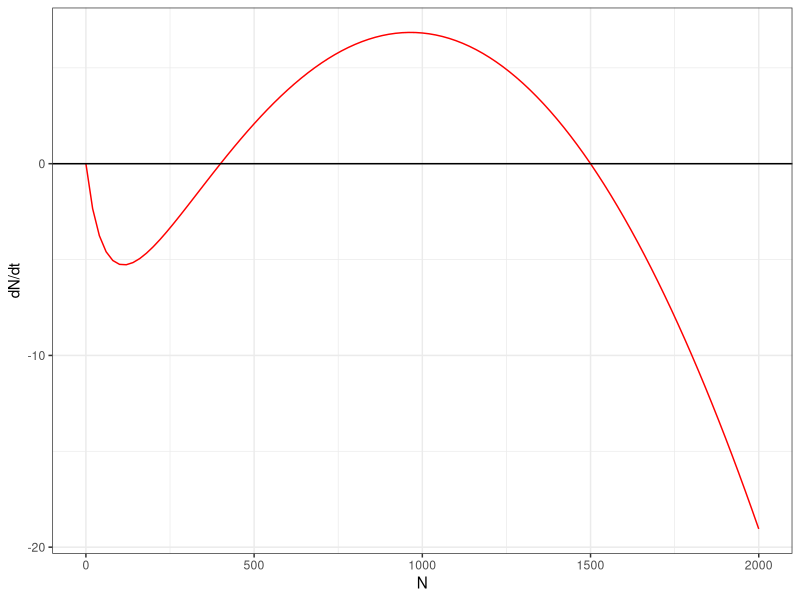
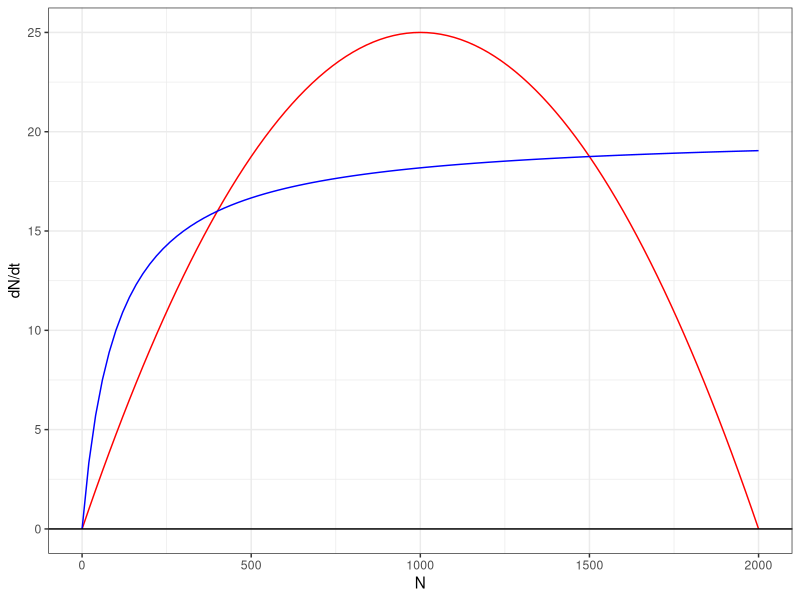
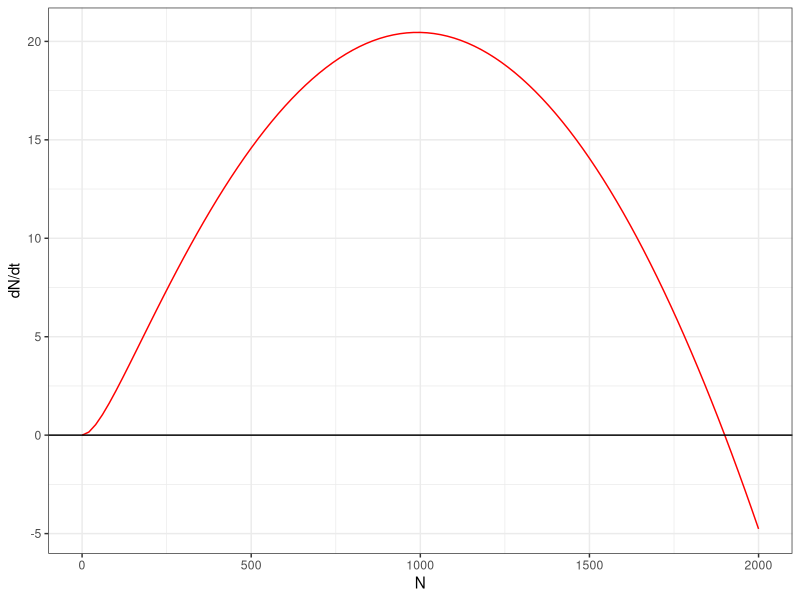
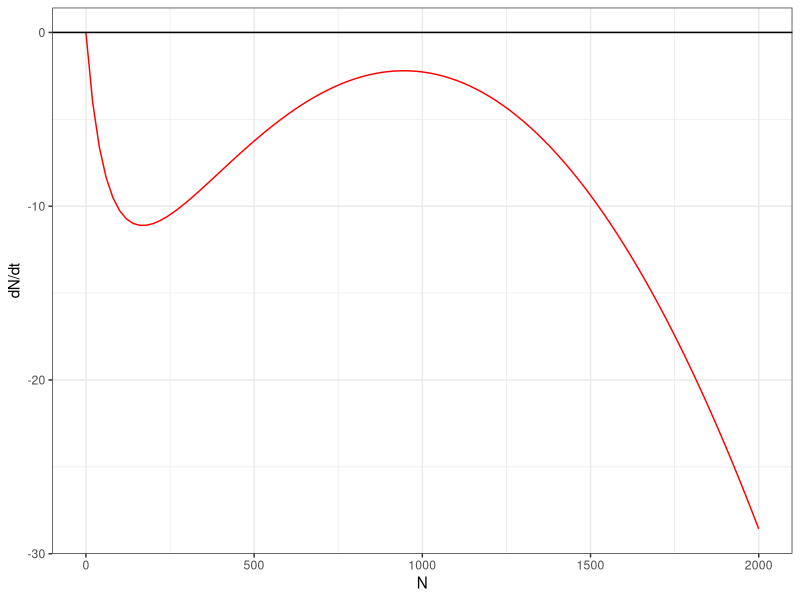

R code for these plots, in order:
## ---- chunk 1
knitr::opts_chunk$set(echo = TRUE)

library(tidyverse)
library(Deriv)

## ---- chunk 2

#create the model
r <- 0.05
K <- 2000
P <- 4
a <- 0.05
h <- 0.2
function1 <- function(N) (r*N)*(1-(N/K))-((P*a*N)/(1+(a*h*N)))

#plot it
function1_plot <- ggplot(data.frame(N = 0:2000), aes(x = N)) +
  stat_function(fun = function1, color = "red") +
  geom_hline(yintercept = 0) +
  theme_bw()+
  ylab("dN/dt")

function1_plot


## ---- chunk 3

r <- 0.05
K <- 2000
P <- 4
a <- 0.05
h <- 0.2

function2 <- function(N) (r*N)*(1-(N/K))
function3 <- function(N) ((P*a*N)/(1+(a*h*N)))

function2_plot <- ggplot(data.frame(N = 0:2000), aes(x = N)) +
  stat_function(fun = function2, color = "red") +
  stat_function(fun = function3, color = "blue") +
  geom_hline(yintercept = 0) +
  theme_bw()+
  ylab("dN/dt")

function2_plot



## ---- chunk 4
########## P = 1
r <- 0.05
K <- 2000
P <- 1
a <- 0.05
h <- 0.2

function4 <- function(N) (r*N)*(1-(N/K))-((P*a*N)/(1+(a*h*N)))

function3_plot <- ggplot(data.frame(N = 0:2000), aes(x = N)) +
  stat_function(fun = function4, color = "red") +
  geom_hline(yintercept = 0) +
  theme_bw()+
  ylab("dN/dt")

function3_plot




## ---- chunk 5
############ P = 6

r <- 0.05
K <- 2000
P <- 6
a <- 0.05
h <- 0.2

function5 <- function(N) (r*N)*(1-(N/K))-((P*a*N)/(1+(a*h*N)))

function3_plot <- ggplot(data.frame(N = 0:2000), aes(x = N)) +
  stat_function(fun = function4, color = "red") +
  geom_hline(yintercept = 0) +
  theme_bw()+
  ylab("dN/dt")

function3_plot



